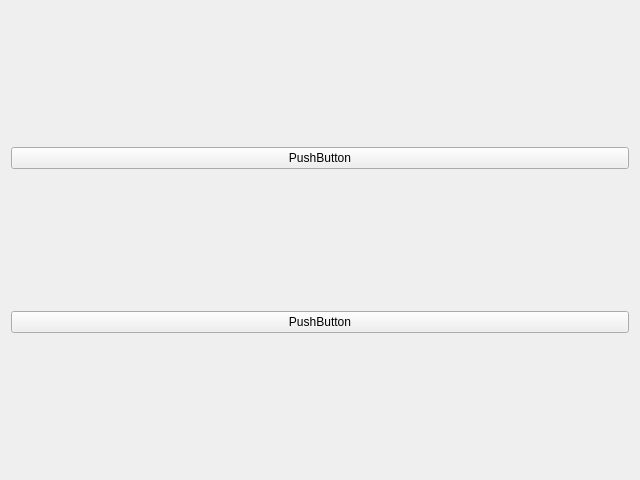
<?xml version="1.0" encoding="UTF-8"?>
<ui version="4.0">
 <class>Form</class>
 <widget class="QWidget" name="Form">
  <property name="enabled">
   <bool>true</bool>
  </property>
  <property name="geometry">
   <rect>
    <x>0</x>
    <y>0</y>
    <width>640</width>
    <height>480</height>
   </rect>
  </property>
  <property name="windowTitle">
   <string>catch_stone</string>
  </property>
  <layout class="QGridLayout" name="gridLayout_2">
   <item row="0" column="0">
    <widget class="QPushButton" name="pushButton">
     <property name="text">
      <string>PushButton</string>
     </property>
    </widget>
   </item>
   <item row="1" column="0">
    <widget class="QPushButton" name="pushButton_2">
     <property name="text">
      <string>PushButton</string>
     </property>
    </widget>
   </item>
  </layout>
 </widget>
 <resources/>
 <connections/>
</ui>
